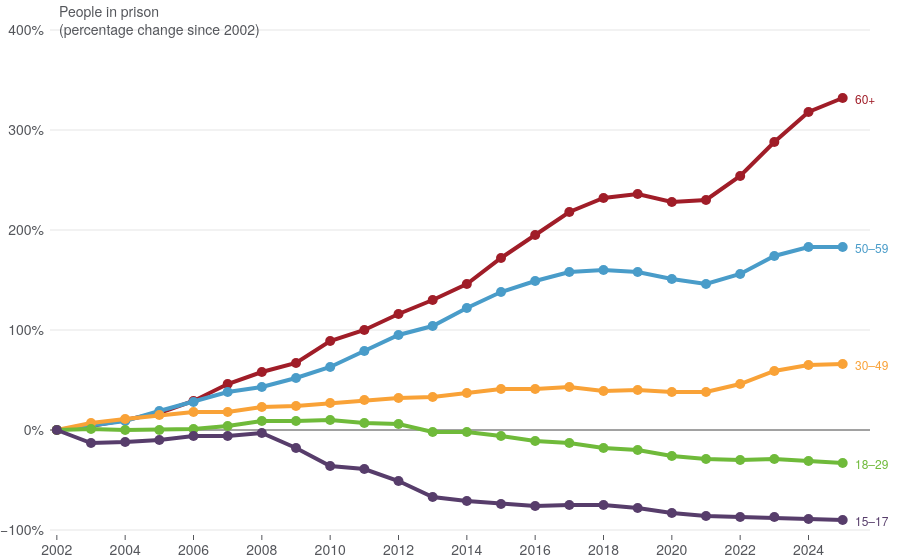

Source (notebook cell):
### Code cell
fig = age_groups.prepare_chart()
fig

### Figure 1 — Plotly figure (JSON) as saved in the notebook; plotly's stock layout.template omitted (floating-point values rounded to 4 significant figures)
{"data": [{"hovertemplate": "<b>%{text}</b><br>Change since 2002: %{y:,.0f}%<extra></extra>", "mode": "lines+markers", "name": "60+", "text": ["60+", "60+", "60+", "60+", "60+", "60+", "60+", "60+", "60+", "60+", "60+", "60+", "60+", "60+", "60+", "60+", "60+", "60+", "60+", "60+", "60+", "60+", "60+", "60+"], "type": "scatter", "x": [2002, 2003, 2004, 2005, 2006, 2007, 2008, 2009, 2010, 2011, 2012, 2013, 2014, 2015, 2016, 2017, 2018, 2019, 2020, 2021, 2022, 2023, 2024, 2025], "y": [0, 4, 10, 17, 29, 46, 58, 67, 89, 100, 116, 130, 146, 172, 195, 218, 232, 236, 228, 230, 254, 288, 318, 332]}, {"hovertemplate": "<b>%{text}</b><br>Change since 2002: %{y:,.0f}%<extra></extra>", "mode": "lines+markers", "name": "50–59", "text": ["50–59", "50–59", "50–59", "50–59", "50–59", "50–59", "50–59", "50–59", "50–59", "50–59", "50–59", "50–59", "50–59", "50–59", "50–59", "50–59", "50–59", "50–59", "50–59", "50–59", "50–59", "50–59", "50–59", "50–59"], "type": "scatter", "x": [2002, 2003, 2004, 2005, 2006, 2007, 2008, 2009, 2010, 2011, 2012, 2013, 2014, 2015, 2016, 2017, 2018, 2019, 2020, 2021, 2022, 2023, 2024, 2025], "y": [0, 4, 9, 19, 28, 38, 43, 52, 63, 79, 95, 104, 122, 138, 149, 158, 160, 158, 151, 146, 156, 174, 183, 183]}, {"hovertemplate": "<b>%{text}</b><br>Change since 2002: %{y:,.0f}%<extra></extra>", "mode": "lines+markers", "name": "30–49", "text": ["30–49", "30–49", "30–49", "30–49", "30–49", "30–49", "30–49", "30–49", "30–49", "30–49", "30–49", "30–49", "30–49", "30–49", "30–49", "30–49", "30–49", "30–49", "30–49", "30–49", "30–49", "30–49", "30–49", "30–49"], "type": "scatter", "x": [2002, 2003, 2004, 2005, 2006, 2007, 2008, 2009, 2010, 2011, 2012, 2013, 2014, 2015, 2016, 2017, 2018, 2019, 2020, 2021, 2022, 2023, 2024, 2025], "y": [0, 7, 11, 15, 18, 18, 23, 24, 27, 30, 32, 33, 37, 41, 41, 43, 39, 40, 38, 38, 46, 59, 65, 66]}, {"hovertemplate": "<b>%{text}</b><br>Change since 2002: %{y:,.0f}%<extra></extra>", "mode": "lines+markers", "name": "18–29", "text": ["18–29", "18–29", "18–29", "18–29", "18–29", "18–29", "18–29", "18–29", "18–29", "18–29", "18–29", "18–29", "18–29", "18–29", "18–29", "18–29", "18–29", "18–29", "18–29", "18–29", "18–29", "18–29", "18–29", "18–29"], "type": "scatter", "x": [2002, 2003, 2004, 2005, 2006, 2007, 2008, 2009, 2010, 2011, 2012, 2013, 2014, 2015, 2016, 2017, 2018, 2019, 2020, 2021, 2022, 2023, 2024, 2025], "y": [0, 1, 0, 0, 1, 4, 9, 9, 10, 7, 6, -2, -2, -6, -11, -13, -18, -20, -26, -29, -30, -29, -31, -33]}, {"hovertemplate": "<b>%{text}</b><br>Change since 2002: %{y:,.0f}%<extra></extra>", "mode": "lines+markers", "name": "15–17", "text": ["15–17", "15–17", "15–17", "15–17", "15–17", "15–17", "15–17", "15–17", "15–17", "15–17", "15–17", "15–17", "15–17", "15–17", "15–17", "15–17", "15–17", "15–17", "15–17", "15–17", "15–17", "15–17", "15–17", "15–17"], "type": "scatter", "x": [2002, 2003, 2004, 2005, 2006, 2007, 2008, 2009, 2010, 2011, 2012, 2013, 2014, 2015, 2016, 2017, 2018, 2019, 2020, 2021, 2022, 2023, 2024, 2025], "y": [0, -13, -12, -10, -6, -6, -3, -18, -36, -39, -51, -67, -71, -74, -76, -75, -75, -78, -83, -86, -87, -87, -89, -90]}], "layout": {"annotations": [{"align": "left", "font": {"color": "#A01D28", "size": 12}, "showarrow": false, "text": "60+", "x": 2025.0, "xanchor": "left", "xref": "x", "y": 332, "yref": "y"}, {"align": "left", "font": {"color": "#499CC9", "size": 12}, "showarrow": false, "text": "50–59", "x": 2025.0, "xanchor": "left", "xref": "x", "y": 183, "yref": "y"}, {"align": "left", "font": {"color": "#F9A237", "size": 12}, "showarrow": false, "text": "30–49", "x": 2025.0, "xanchor": "left", "xref": "x", "y": 66, "yref": "y"}, {"align": "left", "font": {"color": "#6FBA3A", "size": 12}, "showarrow": false, "text": "18–29", "x": 2025.0, "xanchor": "left", "xref": "x", "y": -33, "yref": "y"}, {"align": "left", "font": {"color": "#573D6B", "size": 12}, "showarrow": false, "text": "15–17", "x": 2025.0, "xanchor": "left", "xref": "x", "y": -90, "yref": "y"}, {"align": "left", "font": {"size": 14}, "showarrow": false, "text": "People in prison<br>(percentage change since 2002)", "x": 2002, "xanchor": "left", "xref": "x", "y": 1.04, "yref": "paper"}], "hoverlabel": {"bgcolor": "rgba(247, 242, 242, 0.8)"}, "hovermode": "x unified", "margin": {"r": 30}, "xaxis": {"automargin": true, "dtick": 2, "fixedrange": true, "range": [2002.0, 2026.0], "tick0": 2002}, "yaxis": {"automargin": true, "dtick": 100, "fixedrange": true, "range": [-105, 410], "ticksuffix": "%"}}}
